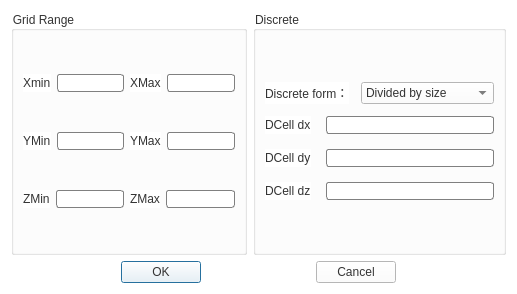
<?xml version="1.0" encoding="UTF-8"?>
<ui version="4.0">
 <class>BGgridSetting</class>
 <widget class="QDialog" name="BGgridSetting">
  <property name="geometry">
   <rect>
    <x>0</x>
    <y>0</y>
    <width>517</width>
    <height>294</height>
   </rect>
  </property>
  <property name="windowTitle">
   <string>Background Grid Settings</string>
  </property>
  <property name="styleSheet">
   <string notr="true">background-color: rgb(255, 255, 255);</string>
  </property>
  <layout class="QVBoxLayout" name="verticalLayout_8">
   <item>
    <layout class="QVBoxLayout" name="verticalLayout_7">
     <item>
      <layout class="QHBoxLayout" name="horizontalLayout_12" stretch="1,1">
       <item>
        <widget class="QGroupBox" name="groupBox">
         <property name="styleSheet">
          <string notr="true">color: #333333;
font: 700 9pt &quot;Yu Gothic&quot;;
</string>
         </property>
         <property name="title">
          <string>Grid Range</string>
         </property>
         <layout class="QGridLayout" name="gridLayout">
          <item row="0" column="0">
           <layout class="QHBoxLayout" name="horizontalLayout_14">
            <item>
             <widget class="QLabel" name="label_11">
              <property name="styleSheet">
               <string notr="true"/>
              </property>
              <property name="text">
               <string>Xmin</string>
              </property>
             </widget>
            </item>
            <item>
             <widget class="QLineEdit" name="lineEdit_XMin">
              <property name="sizePolicy">
               <sizepolicy hsizetype="Fixed" vsizetype="Fixed">
                <horstretch>0</horstretch>
                <verstretch>0</verstretch>
               </sizepolicy>
              </property>
              <property name="minimumSize">
               <size>
                <width>55</width>
                <height>0</height>
               </size>
              </property>
              <property name="styleSheet">
               <string notr="true">border-radius:3px;
border:1px solid gray;</string>
              </property>
             </widget>
            </item>
           </layout>
          </item>
          <item row="0" column="1">
           <layout class="QHBoxLayout" name="horizontalLayout_17">
            <item>
             <widget class="QLabel" name="label_14">
              <property name="text">
               <string>XMax</string>
              </property>
             </widget>
            </item>
            <item>
             <widget class="QLineEdit" name="lineEdit_XMax">
              <property name="sizePolicy">
               <sizepolicy hsizetype="Fixed" vsizetype="Fixed">
                <horstretch>0</horstretch>
                <verstretch>0</verstretch>
               </sizepolicy>
              </property>
              <property name="minimumSize">
               <size>
                <width>55</width>
                <height>0</height>
               </size>
              </property>
              <property name="styleSheet">
               <string notr="true">border-radius:3px;
border:1px solid gray;</string>
              </property>
             </widget>
            </item>
           </layout>
          </item>
          <item row="1" column="0">
           <layout class="QHBoxLayout" name="horizontalLayout_15">
            <item>
             <widget class="QLabel" name="label_12">
              <property name="text">
               <string>YMin</string>
              </property>
             </widget>
            </item>
            <item>
             <widget class="QLineEdit" name="lineEdit_YMin">
              <property name="sizePolicy">
               <sizepolicy hsizetype="Fixed" vsizetype="Fixed">
                <horstretch>0</horstretch>
                <verstretch>0</verstretch>
               </sizepolicy>
              </property>
              <property name="minimumSize">
               <size>
                <width>55</width>
                <height>0</height>
               </size>
              </property>
              <property name="styleSheet">
               <string notr="true">border-radius:3px;
border:1px solid gray;</string>
              </property>
             </widget>
            </item>
           </layout>
          </item>
          <item row="1" column="1">
           <layout class="QHBoxLayout" name="horizontalLayout_18">
            <item>
             <widget class="QLabel" name="label_15">
              <property name="text">
               <string>YMax</string>
              </property>
             </widget>
            </item>
            <item>
             <widget class="QLineEdit" name="lineEdit_YMax">
              <property name="sizePolicy">
               <sizepolicy hsizetype="Fixed" vsizetype="Fixed">
                <horstretch>0</horstretch>
                <verstretch>0</verstretch>
               </sizepolicy>
              </property>
              <property name="minimumSize">
               <size>
                <width>55</width>
                <height>0</height>
               </size>
              </property>
              <property name="styleSheet">
               <string notr="true">border-radius:3px;
border:1px solid gray;</string>
              </property>
             </widget>
            </item>
           </layout>
          </item>
          <item row="2" column="0">
           <layout class="QHBoxLayout" name="horizontalLayout_16">
            <item>
             <widget class="QLabel" name="label_13">
              <property name="text">
               <string>ZMin</string>
              </property>
             </widget>
            </item>
            <item>
             <widget class="QLineEdit" name="lineEdit_ZMin">
              <property name="sizePolicy">
               <sizepolicy hsizetype="Fixed" vsizetype="Fixed">
                <horstretch>0</horstretch>
                <verstretch>0</verstretch>
               </sizepolicy>
              </property>
              <property name="minimumSize">
               <size>
                <width>55</width>
                <height>0</height>
               </size>
              </property>
              <property name="styleSheet">
               <string notr="true">border-radius:3px;
border:1px solid gray;</string>
              </property>
             </widget>
            </item>
           </layout>
          </item>
          <item row="2" column="1">
           <layout class="QHBoxLayout" name="horizontalLayout_19">
            <item>
             <widget class="QLabel" name="label_16">
              <property name="text">
               <string>ZMax</string>
              </property>
             </widget>
            </item>
            <item>
             <widget class="QLineEdit" name="lineEdit_ZMax">
              <property name="sizePolicy">
               <sizepolicy hsizetype="Fixed" vsizetype="Fixed">
                <horstretch>0</horstretch>
                <verstretch>0</verstretch>
               </sizepolicy>
              </property>
              <property name="minimumSize">
               <size>
                <width>55</width>
                <height>0</height>
               </size>
              </property>
              <property name="styleSheet">
               <string notr="true">border-radius:3px;
border:1px solid gray;</string>
              </property>
             </widget>
            </item>
           </layout>
          </item>
         </layout>
        </widget>
       </item>
       <item>
        <widget class="QGroupBox" name="groupBox_2">
         <property name="styleSheet">
          <string notr="true">color: #333333;
font: 700 9pt &quot;Yu Gothic&quot;;</string>
         </property>
         <property name="title">
          <string>Discrete</string>
         </property>
         <layout class="QVBoxLayout" name="verticalLayout_6">
          <item>
           <layout class="QVBoxLayout" name="verticalLayout_5" stretch="0,1">
            <property name="spacing">
             <number>12</number>
            </property>
            <item>
             <layout class="QHBoxLayout" name="horizontalLayout_8">
              <item>
               <widget class="QLabel" name="label_7">
                <property name="text">
                 <string>Discrete form：</string>
                </property>
               </widget>
              </item>
              <item>
               <widget class="QComboBox" name="comboBox">
                <item>
                 <property name="text">
                  <string>Divided by size</string>
                 </property>
                </item>
                <item>
                 <property name="text">
                  <string>Divided by number</string>
                 </property>
                </item>
               </widget>
              </item>
             </layout>
            </item>
            <item>
             <layout class="QVBoxLayout" name="verticalLayout_4">
              <property name="spacing">
               <number>15</number>
              </property>
              <item>
               <layout class="QHBoxLayout" name="horizontalLayout_9">
                <item>
                 <widget class="QLabel" name="label_x">
                  <property name="text">
                   <string>DCell dx</string>
                  </property>
                 </widget>
                </item>
                <item>
                 <widget class="QLineEdit" name="lineEdit_x">
                  <property name="styleSheet">
                   <string notr="true">border-radius:3px;
border:1px solid gray;</string>
                  </property>
                 </widget>
                </item>
               </layout>
              </item>
              <item>
               <layout class="QHBoxLayout" name="horizontalLayout_10">
                <item>
                 <widget class="QLabel" name="label_y">
                  <property name="text">
                   <string>DCell dy</string>
                  </property>
                 </widget>
                </item>
                <item>
                 <widget class="QLineEdit" name="lineEdit_y">
                  <property name="styleSheet">
                   <string notr="true">border-radius:3px;
border:1px solid gray;</string>
                  </property>
                 </widget>
                </item>
               </layout>
              </item>
              <item>
               <layout class="QHBoxLayout" name="horizontalLayout_11">
                <item>
                 <widget class="QLabel" name="label_z">
                  <property name="text">
                   <string>DCell dz</string>
                  </property>
                 </widget>
                </item>
                <item>
                 <widget class="QLineEdit" name="lineEdit_z">
                  <property name="styleSheet">
                   <string notr="true">border-radius:3px;
border:1px solid gray;</string>
                  </property>
                 </widget>
                </item>
               </layout>
              </item>
             </layout>
            </item>
           </layout>
          </item>
         </layout>
        </widget>
       </item>
      </layout>
     </item>
     <item>
      <layout class="QHBoxLayout" name="horizontalLayout_13">
       <item>
        <spacer name="horizontalSpacer">
         <property name="orientation">
          <enum>Qt::Horizontal</enum>
         </property>
         <property name="sizeHint" stdset="0">
          <size>
           <width>40</width>
           <height>20</height>
          </size>
         </property>
        </spacer>
       </item>
       <item>
        <widget class="QPushButton" name="pushButton_OK">
         <property name="styleSheet">
          <string notr="true">color: #333333;
font: 700 9pt &quot;Yu Gothic&quot;;</string>
         </property>
         <property name="text">
          <string>OK</string>
         </property>
        </widget>
       </item>
       <item>
        <spacer name="horizontalSpacer_2">
         <property name="orientation">
          <enum>Qt::Horizontal</enum>
         </property>
         <property name="sizeHint" stdset="0">
          <size>
           <width>40</width>
           <height>20</height>
          </size>
         </property>
        </spacer>
       </item>
       <item>
        <widget class="QPushButton" name="pushButton_Cancel">
         <property name="styleSheet">
          <string notr="true">color: #333333;
font: 700 9pt &quot;Yu Gothic&quot;;</string>
         </property>
         <property name="text">
          <string>Cancel</string>
         </property>
        </widget>
       </item>
       <item>
        <spacer name="horizontalSpacer_3">
         <property name="orientation">
          <enum>Qt::Horizontal</enum>
         </property>
         <property name="sizeHint" stdset="0">
          <size>
           <width>40</width>
           <height>20</height>
          </size>
         </property>
        </spacer>
       </item>
      </layout>
     </item>
    </layout>
   </item>
  </layout>
 </widget>
 <resources/>
 <connections/>
</ui>
